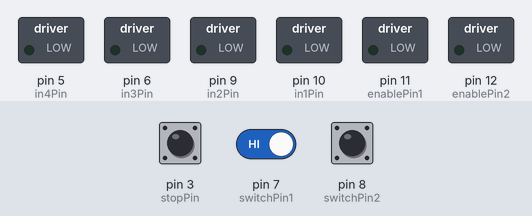
Bench run of a sketch on a simulated Arduino Mega 2560, built with avr-gcc and run on an emulated ATmega2560. On the bench: switched loads named in the sketch (green lamp = pin HIGH). Inputs (shaded band) come from the test bench; at power-on: pin 3 (stopPin) HIGH, pin 7 (switchPin1) HIGH, pin 8 (switchPin2) HIGH.

Above: at 1.2 s.
1.3 s: pin 3 (stopPin) pulled LOW for 0.15 s
At 2.2 s:
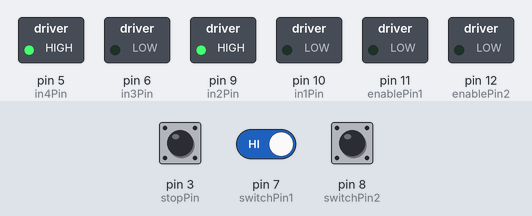
2.9 s: pin 3 (stopPin) pulled LOW for 3.2 s
At 3.9 s:
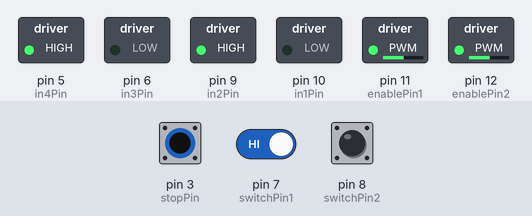
7.6 s: pin 3 (stopPin) driven LOW and pin 7 (switchPin1) driven LOW
At 8.6 s:
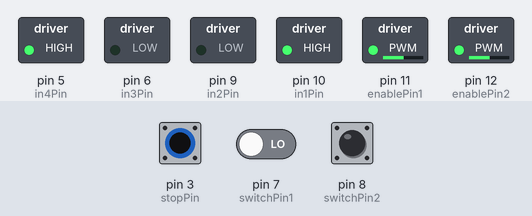
9.1 s: pin 3 (stopPin) driven HIGH
At 9.8 s:
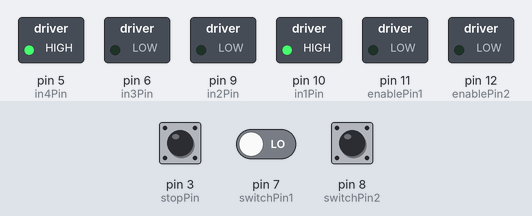
10.6 s: pin 3 (stopPin) driven LOW
At 10.9 s:
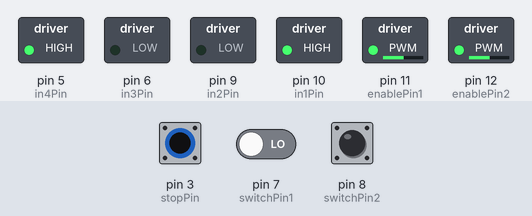
12.1 s: pin 8 (switchPin2) pulled LOW for 0.15 s
At 12.17 s:
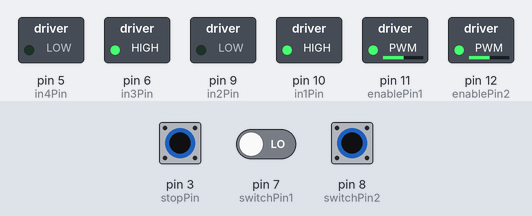
Timing chart, 0 to 14.7 s (numbered marks = the images above; inputs shaded):
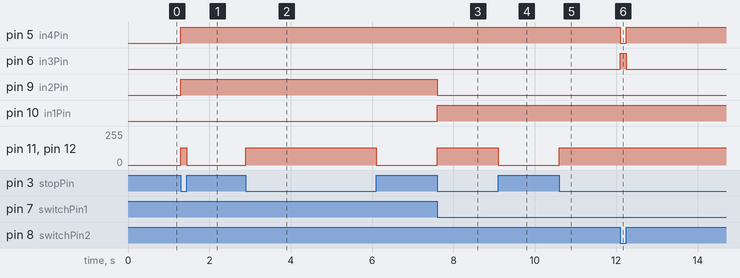

The sketch:

h_bridge_double_motor.ino
```cpp
const byte enablePin1 = 11;
const byte in1Pin = 10;
const byte in2Pin = 9;
const byte switchPin1 = 7;

const byte enablePin2 = 12;
const byte in3Pin = 6;
const byte in4Pin = 5;
const byte switchPin2 = 8;

//const byte potPin1 = A0;
//const byte potPin2 = A1;
const byte stopPin = 3;

int motorNum = 0;
boolean stopMe = false;

void setup()
{
  pinMode(in1Pin, OUTPUT);
  pinMode(in2Pin, OUTPUT);
  pinMode(in3Pin, OUTPUT);
  pinMode(in4Pin, OUTPUT);
  pinMode(enablePin1, OUTPUT);
  pinMode(enablePin2, OUTPUT);
  pinMode(switchPin1, INPUT_PULLUP);
  pinMode(switchPin2, INPUT_PULLUP);
  pinMode(stopPin, INPUT_PULLUP);
}

void loop()
{
  int speed1 = 130; // analogRead(potPin1) / 4;
  boolean reverse1 = digitalRead(switchPin1);
  int speed2 = 130; // analogRead(potPin2) / 4;
  boolean reverse2 = digitalRead(switchPin2);
  if (!digitalRead(stopPin))
  {
    analogWrite(enablePin1, speed1);
    digitalWrite(in1Pin, ! reverse1);
    digitalWrite(in2Pin, reverse1);
    analogWrite(enablePin2, speed2);
    digitalWrite(in3Pin, ! reverse2);
    digitalWrite(in4Pin, reverse2);
  }
  else
  {
    digitalWrite(enablePin1, LOW);
    digitalWrite(enablePin2, LOW);
  }
  //  setMotor(motorNum, speed1, reverse1);
}

/*
  void setMotor(int motorNum, int speed, boolean reverse)
  {
  int inA, inB, ePin;
  if (motorNum == 0)
  {
    inA = in1Pin;
    inB = in2Pin;
    ePin = enablePin1;
  }
  else
  {
    inA = in3Pin;
    inB = in4Pin;
    ePin = enablePin2;
  }
  analogWrite(eP, speed);
  digitalWrite(inA, ! reverse);
  digitalWrite(inB, reverse);
  }
*/
```

Measured:
- after the input at 1.3 s, pin 5 (in4Pin), pin 9 (in2Pin): LOW → HIGH at once; pin 11 (enablePin1), pin 12 (enablePin2): 0/255 → 130/255 at once, → 0/255 0.15 s later
- after the input at 2.9 s, pin 11 (enablePin1), pin 12 (enablePin2): 0/255 → 130/255 at once, → 0/255 3.2 s later
- after the input at 7.6 s, pin 9 (in2Pin): HIGH → LOW at once; pin 10 (in1Pin): LOW → HIGH at once; pin 11 (enablePin1), pin 12 (enablePin2): 0/255 → 130/255 at once
- after the input at 9.1 s, pin 11 (enablePin1), pin 12 (enablePin2): 130/255 → 0/255 at once
- after the input at 10.6 s, pin 11 (enablePin1), pin 12 (enablePin2): 0/255 → 130/255 at once
- after the input at 12.1 s, pin 5 (in4Pin): HIGH → LOW at once, → HIGH 0.15 s later; pin 6 (in3Pin): LOW → HIGH at once, → LOW 0.15 s later
